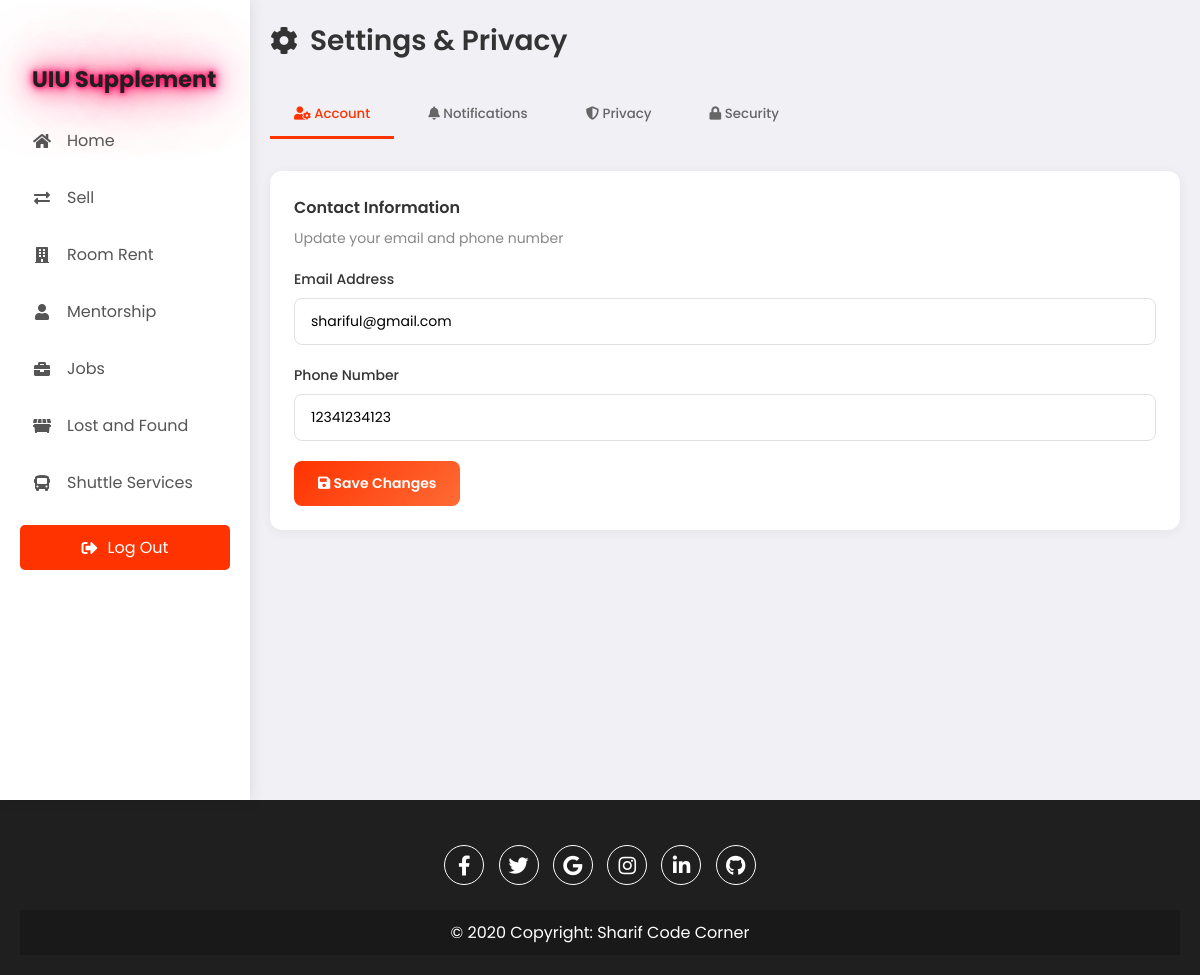
Before: /settings.php (signed in) with the older database file.
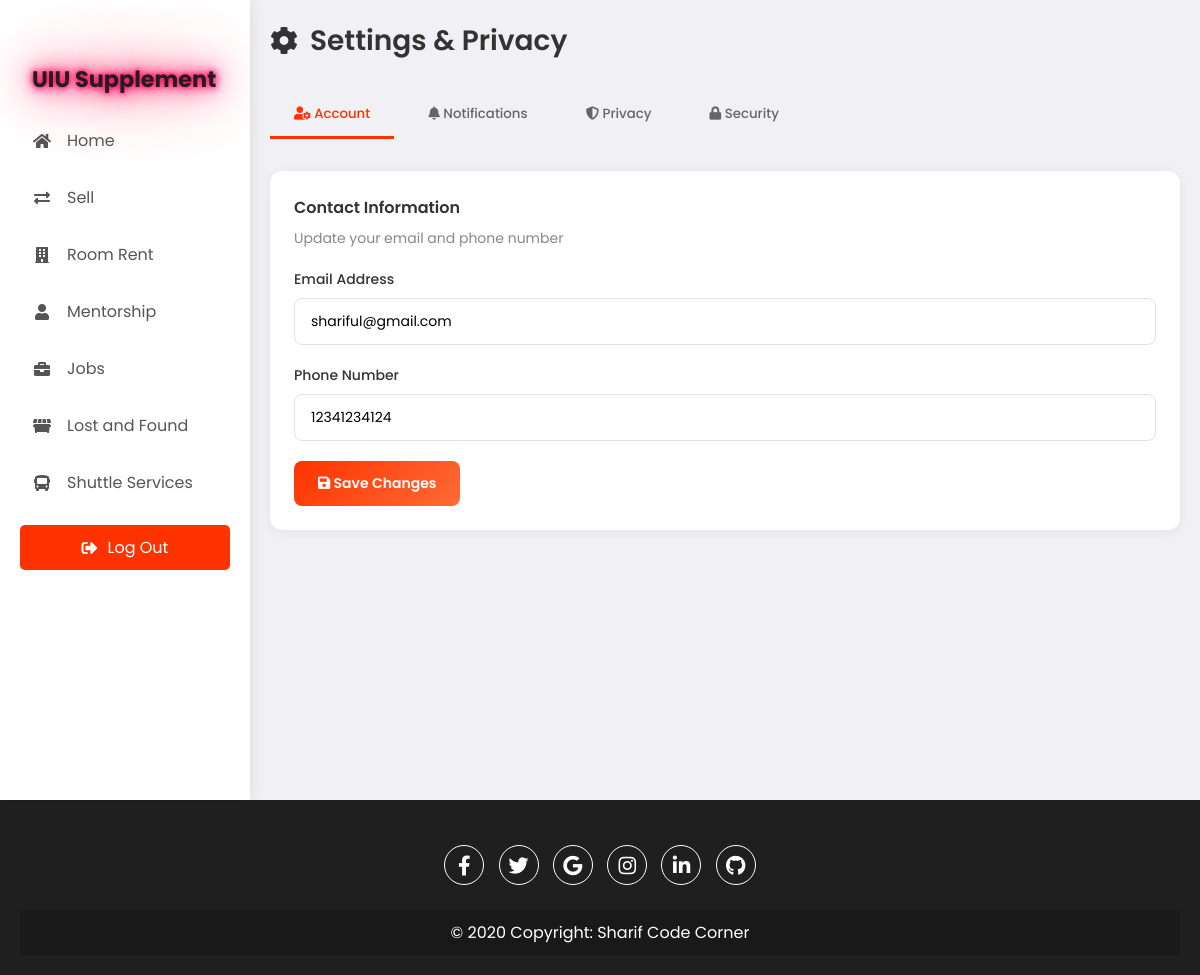
After: the same page with the newer database file.
### tables this page shows
CREATE TABLE `users` (
  `id` int(11) NOT NULL,
  `username` varchar(50) DEFAULT NULL,
  `email` varchar(100) DEFAULT NULL,
  `Gender` enum('m','f','o') NOT NULL,
  `password_hash` varchar(255) DEFAULT NULL,
  `mobilenumber` varchar(20) NOT NULL,
  `created_at` timestamp NOT NULL DEFAULT current_timestamp()
);

### settings.php (the view, shortened to what the changed rows need)
<?php
$servername = "localhost";
$username = "root";
$password = "";
$dbname = "uiusupplements";
$conn = new mysqli($servername, $username, $password, $dbname);
$userId = $_SESSION['user_id'];
$stmt = $conn->prepare("SELECT username, email, mobilenumber FROM users WHERE id = ?");
$stmt->bind_param("i", $userId);
$stmt->execute();
$result = $stmt->get_result();
$user = $result->fetch_assoc();
?>
<!DOCTYPE html>
<html lang="en">
<head>
    <link rel="stylesheet" href="https://cdnjs.cloudflare.com/ajax/libs/font-awesome/5.15.4/css/all.min.css">
    <link rel="stylesheet" href="assets/css/index.css">
</head>
<body>
    <div class="container">
        <nav>
            <ul>
                <li><a href="uiusupplementhomepage.php" class="logo">
                    <h1 class="styled-title">UIU Supplement</h1>
                </a></li>
            </ul>
        </nav>
        <section class="main">
            <div class="settings-page">
                <div class="page-header">
                    <h1 class="page-title">
                        <i class="fas fa-cog"></i>
                        Settings & Privacy
                    </h1>
                </div>
                <div class="tab-content active" id="account-tab">
                    <div class="settings-card">
                        <div class="settings-section">
                            <form method="POST">
                                <div class="form-group">
                                    <label class="form-label">Email Address</label>
                                    <input type="email" name="email" class="form-input" value="<?php echo htmlspecialchars($user['email']); ?>" required>
                                </div>
                                <div class="form-group">
                                    <label class="form-label">Phone Number</label>
                                    <input type="text" name="phone" class="form-input" value="<?php echo htmlspecialchars($user['mobilenumber']); ?>" required>
                                </div>
                            </form>
                        </div>
                    </div>
                </div>
            </div>
        </section>
    </div>
</body>
</html>

Changed rows visible on the page:
changed users "shariful@gmail.com": phone "12341234123" → "12341234124"
